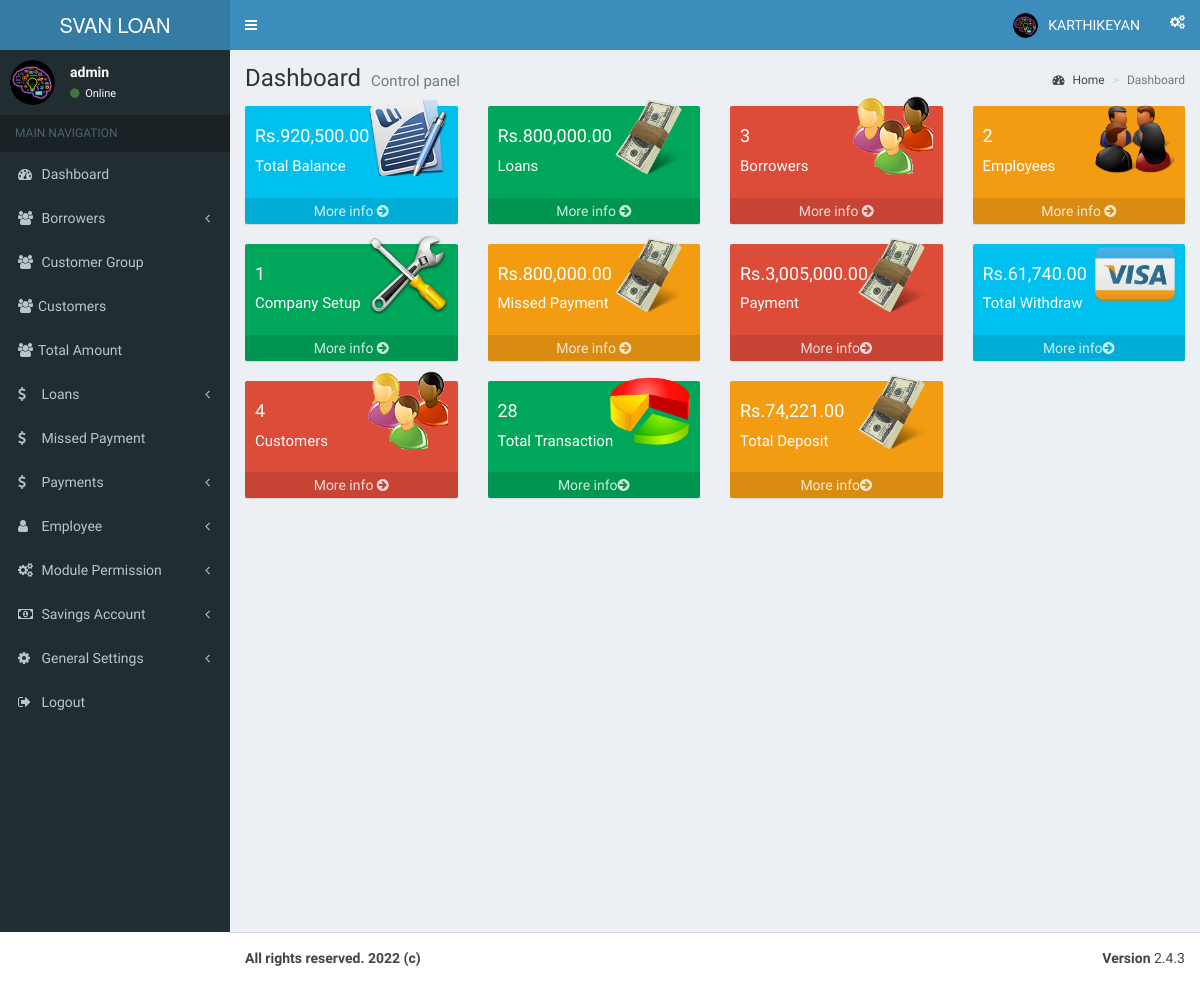
The page /application/dashboard.php?tid=Loan=21319580 (signed in) on the database its author committed.
### tables this page shows
CREATE TABLE `systemset` (
  `sysid` int(11) NOT NULL,
  `title` varchar(200) NOT NULL,
  `name` varchar(200) NOT NULL,
  `footer` text NOT NULL,
  `abb` varchar(200) NOT NULL,
  `fax` text NOT NULL,
  `currency` text NOT NULL,
  `website` text NOT NULL,
  `mobile` text NOT NULL,
  `image` varchar(200) NOT NULL,
  `address` text NOT NULL,
  `email` text NOT NULL,
  `map` text NOT NULL,
  `stamp` varchar(350) NOT NULL,
  `timezone` text NOT NULL,
  `sms_charges` varchar(200) NOT NULL
);

CREATE TABLE `user` (
  `userid` int(11) NOT NULL,
  `name` varchar(200) NOT NULL,
  `email` varchar(200) NOT NULL,
  `phone` varchar(200) NOT NULL,
  `addr1` text NOT NULL,
  `addr2` text NOT NULL,
  `city` varchar(200) NOT NULL,
  `state` varchar(200) NOT NULL,
  `zip` varchar(200) NOT NULL,
  `country` varchar(200) NOT NULL,
  `comment` varchar(200) NOT NULL,
  `username` varchar(200) NOT NULL,
  `password` varchar(200) NOT NULL,
  `id` varchar(200) NOT NULL,
  `image` text NOT NULL,
  `role` varchar(200) NOT NULL
);

### application/include/top_bar.php (the view, shortened to what the rows shown need)
<header class="main-header">
  <a href="application/index.php" class="logo">
     <span class="logo-lg"><?php echo $row ['name'];?></span>
   </a>
   <nav class="navbar navbar-static-top">
     <div class="navbar-custom-menu">
         <li class="dropdown user user-menu">
           <a href="#" class="dropdown-toggle" data-toggle="dropdown">
		<?php
		$id = $_SESSION['tid'];
		$call = mysqli_query($link, "SELECT * FROM user WHERE id = '$id'");
		if(mysqli_num_rows($call) == 0)
		{
		echo "<script>alert('Data Not Found!'); </script>";
		}
		else
		{
		while($row = mysqli_fetch_assoc($call))
		{
		?>
             <img src="../<?php echo $row['image'];?>" class="user-image" alt="User Image">
         <span class="hidden-xs"><?php echo $row ['name'] ;?></span>
           </a>
				<?php }}?>
         </li>
     </div>
   </nav>
 </header>

### application/include/side_bar.php (shortened to what the rows shown need)
<aside class="main-sidebar">
    <section class="sidebar">
      <div class="user-panel">
        <div class="pull-left image">
		<?php
			$id = $_SESSION['tid'];
			$call = mysqli_query($link, "SELECT * FROM user WHERE id = '$id'");
			if(mysqli_num_rows($call) == 0)
			{
			echo "<script>alert('Data Not Found!'); </script>";
			}
			else
			{
			while($row = mysqli_fetch_assoc($call))
			{
			?>
          <img src="../<?php echo $row['image'];?>" class="img-circle" alt="User Image">
        </div>
        <div class="pull-left info">
          <p><?php echo $row ['username'] ;?></p>
          <a href="#"><i class="fa fa-circle text-success"></i> Online</a>
		  <?php }}?>
        </div>
      </div>
    </section>
  </aside>

### application/include/dashboard_chart.php (shortened to what the rows shown need)
<div class="row">
<?php
$check = mysqli_query($link, "SELECT * FROM emp_permission WHERE tid = '".$_SESSION['tid']."' AND module_name = 'Employee Wallet'") or die ("Error" . mysqli_error($link));
$get_check = mysqli_fetch_array($check);
$pcreate = $get_check['pcreate'];
$pread = $get_check['pread'];
if($pcreate == '1' || $pread == '1')
{
?>
        <div class="col-lg-3 col-xs-6">
          <div class="small-box bg-aqua">
            <div class="inner">
			<h4>
<?php
 $tot=0;
$select = mysqli_query($link, "SELECT * FROM borrowers") or die (mysqli_error($link));
if(mysqli_num_rows($select)==0)
{
echo "0.00";
}
else{
while($row = mysqli_fetch_array($select))
{
$select1 = mysqli_query($link, "SELECT * FROM systemset") or die (mysqli_error($link));
while($row1 = mysqli_fetch_array($select1))
{
  $bal = $row['balance'];
  $currency = $row1['currency'];
  $tot = $tot + $bal;
}
}
echo $currency.number_format($tot,2,".",",")."</b>";
}
?>			</h4>
              <p>Total Balance</p>
            </div>
          </div>
        </div>
<?php
}
else{
	echo '';
}
?>
<?php
$check = mysqli_query($link, "SELECT * FROM emp_permission WHERE tid = '".$_SESSION['tid']."' AND module_name = 'Loan Details'") or die ("Error" . mysqli_error($link));
$get_check = mysqli_fetch_array($check);
$pcreate = $get_check['pcreate'];
$pread = $get_check['pread'];
if($pcreate == '1' || $pread == '1')
{
?>
        <div class="col-lg-3 col-xs-6">
          <div class="small-box bg-green">
            <div class="inner">
<h4>
<?php
$select = mysqli_query($link, "SELECT SUM(amount) FROM loan_info") or die (mysqli_error($link));
while($row = mysqli_fetch_array($select))
{
$select1 = mysqli_query($link, "SELECT * FROM systemset") or die (mysqli_error($link));
while($row1 = mysqli_fetch_array($select1))
{
$currency = $row1['currency'];
echo $currency.number_format($row['SUM(amount)'],2,".",",")."</b>";
}
}
?>
</h4>
			<p>Loans</p>
            </div>
             <?php echo ($pread == 1) ? '<a href="listloans.php?tid='.$_SESSION['tid'].'&&mid='.base64_encode("405").'" class="small-box-footer">More info <i class="fa fa-arrow-circle-right"></i></a> </div>' : '<a href="#" class="small-box-footer">-------</a>'; ?>
        </div>
<?php
}
else{
	echo '';
}
?>
<?php
$check = mysqli_query($link, "SELECT * FROM emp_permission WHERE tid = '".$_SESSION['tid']."' AND module_name = 'Missed Payment'") or die ("Error" . mysqli_error($link));
$get_check = mysqli_fetch_array($check);
$pcreate = $get_check['pcreate'];
$pread = $get_check['pread'];
if($pcreate == '1' || $pread == '1')
{
?>
		   <div class="col-lg-3 col-xs-6">
          <div class="small-box bg-yellow">
            <div class="inner">
			<h4>
<?php
$select = mysqli_query($link, "SELECT SUM(amount) FROM loan_info") or die (mysqli_error($link));
while($row = mysqli_fetch_array($select))
{
$select1 = mysqli_query($link, "SELECT * FROM systemset") or die (mysqli_error($link));
while($row1 = mysqli_fetch_array($select1))
{
$currency = $row1['currency'];
echo $currency.number_format($row['SUM(amount)'],2,".",",")."</b>";
}
}
?>
			</h4>
              <p>Missed Payment</p>
            </div>
          </div>
        </div>
<?php
}
else{
	echo '';
}
?>
<?php
$check = mysqli_query($link, "SELECT * FROM emp_permission WHERE tid = '".$_SESSION['tid']."' AND module_name = 'Payment'") or die ("Error" . mysqli_error($link));
$get_check = mysqli_fetch_array($check);
$pcreate = $get_check['pcreate'];
$pread = $get_check['pread'];
if($pcreate == '1' || $pread == '1')
{
?>
        <div class="col-lg-3 col-xs-6">
          <div class="small-box bg-red">
            <div class="inner">
			<h4>
<?php
$select = mysqli_query($link, "SELECT SUM(amount_to_pay) FROM payments") or die (mysqli_error($link));
while($row = mysqli_fetch_array($select))
{
$select1 = mysqli_query($link, "SELECT * FROM systemset") or die (mysqli_error($link));
while($row1 = mysqli_fetch_array($select1))
{
$currency = $row1['currency'];
echo $currency.number_format($row['SUM(amount_to_pay)'],2,".",",")."</b>";
}
}
?>
			</h4>
              <p>Payment </p>
            </div>
          </div>
        </div>
<?php
}
else{
	echo '';
}
?>
<?php
$check = mysqli_query($link, "SELECT * FROM emp_permission WHERE tid = '".$_SESSION['tid']."' AND module_name = 'Savings Account'") or die ("Error" . mysqli_error($link));
$get_check = mysqli_fetch_array($check);
$pcreate = $get_check['pcreate'];
$pread = $get_check['pread'];
if($pcreate == '1' || $pread == '1')
{
?>
		<div class="col-lg-3 col-xs-6">
          <div class="small-box bg-aqua">
            <div class="inner">
			<h4>
<?php
$select = mysqli_query($link, "SELECT SUM(amount) FROM transaction WHERE t_type = 'Withdraw'") or die (mysqli_error($link));
while($row = mysqli_fetch_array($select))
{
$select1 = mysqli_query($link, "SELECT * FROM systemset") or die (mysqli_error($link));
while($row1 = mysqli_fetch_array($select1))
{
$currency = $row1['currency'];
echo $currency.number_format($row['SUM(amount)'],2,".",",")."</b>";
}
}
?>
			</h4>
              <p>Total Withdraw </p>
            </div>
          </div>
        </div>
		<div class="col-lg-3 col-xs-6">
          <div class="small-box bg-yellow">
            <div class="inner">
			<h4>
<?php
$select = mysqli_query($link, "SELECT SUM(amount) FROM transaction WHERE t_type = 'Deposit'") or die (mysqli_error($link));
while($row = mysqli_fetch_array($select))
{
$select1 = mysqli_query($link, "SELECT * FROM systemset") or die (mysqli_error($link));
while($row1 = mysqli_fetch_array($select1))
{
$currency = $row1['currency'];
echo $currency.number_format($row['SUM(amount)'],2,".",",")."</b>";
}
}
?>
			</h4>
              <p>Total Deposit </p>
            </div>
          </div>
        </div>
<?php
}
else{
	echo '';
}
?>
</div>
</div>

### application/include/footer.php (shortened to what the rows shown need)
  <footer class="main-footer">
    <div class="pull-right hidden-xs">
      <b>Version</b> 2.4.3
    </div>
	<?php $sql = "SELECT footer FROM systemset";
		$result = mysqli_query($link,$sql);
  		if(!$result)
  		{
		echo '
		<div class="alert alert-error">
		<button type="button" class="close" data-dismiss="alert">×</button>
		<strong>Warning!</strong> Unable to select! check database con.
		</div>';
		}
		else
		{
while ($row=mysqli_fetch_array($result))
		{
?>
    <strong> <?php echo $row ['footer'];?>   </strong>
	<?php }}?>
  </footer>
</body>
</html>

### rows shown on the page
systemset: name "SVAN LOAN…", currency "Rs.", SUM "800,000.00", SUM "3,005,000.00", SUM "61,740.00", SUM "74,221.00", footer "All rights reserved. 2022 (c)"
user: image (picture), name "KARTHIKEYAN", username "admin"

### other values the page prints
$tot "920,500.00"
$num "3"
$num "2"
$num "1"
$num "4"
$nume "28"
